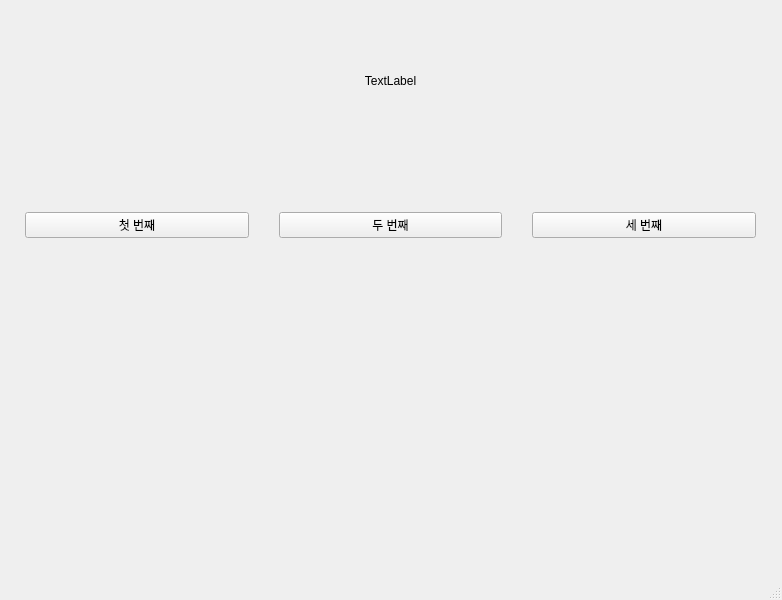
<?xml version="1.0" encoding="UTF-8"?>
<ui version="4.0">
 <class>MainWindow</class>
 <widget class="QMainWindow" name="MainWindow">
  <property name="geometry">
   <rect>
    <x>0</x>
    <y>0</y>
    <width>782</width>
    <height>600</height>
   </rect>
  </property>
  <property name="windowTitle">
   <string>MainWindow</string>
  </property>
  <widget class="QWidget" name="centralwidget">
   <widget class="QWidget" name="horizontalLayoutWidget">
    <property name="geometry">
     <rect>
      <x>0</x>
      <y>120</y>
      <width>781</width>
      <height>211</height>
     </rect>
    </property>
    <layout class="QHBoxLayout" name="horizontalLayout">
     <property name="spacing">
      <number>30</number>
     </property>
     <property name="leftMargin">
      <number>25</number>
     </property>
     <property name="rightMargin">
      <number>25</number>
     </property>
     <item>
      <widget class="QPushButton" name="pushButton_2">
       <property name="text">
        <string>첫 번째</string>
       </property>
       <property name="iconSize">
        <size>
         <width>20</width>
         <height>20</height>
        </size>
       </property>
      </widget>
     </item>
     <item>
      <widget class="QPushButton" name="pushButton">
       <property name="text">
        <string>두 번째</string>
       </property>
      </widget>
     </item>
     <item>
      <widget class="QPushButton" name="pushButton_3">
       <property name="text">
        <string>세 번째</string>
       </property>
      </widget>
     </item>
    </layout>
   </widget>
   <widget class="QLabel" name="label">
    <property name="geometry">
     <rect>
      <x>0</x>
      <y>60</y>
      <width>781</width>
      <height>41</height>
     </rect>
    </property>
    <property name="text">
     <string>TextLabel</string>
    </property>
    <property name="alignment">
     <set>Qt::AlignCenter</set>
    </property>
   </widget>
  </widget>
  <widget class="QMenuBar" name="menubar">
   <property name="geometry">
    <rect>
     <x>0</x>
     <y>0</y>
     <width>782</width>
     <height>26</height>
    </rect>
   </property>
  </widget>
  <widget class="QStatusBar" name="statusbar"/>
 </widget>
 <resources/>
 <connections>
  <connection>
   <sender>pushButton_2</sender>
   <signal>clicked()</signal>
   <receiver>MainWindow</receiver>
   <slot>firstClick()</slot>
   <hints>
    <hint type="sourcelabel">
     <x>139</x>
     <y>245</y>
    </hint>
    <hint type="destinationlabel">
     <x>174</x>
     <y>369</y>
    </hint>
   </hints>
  </connection>
  <connection>
   <sender>pushButton</sender>
   <signal>clicked()</signal>
   <receiver>MainWindow</receiver>
   <slot>secondClick()</slot>
   <hints>
    <hint type="sourcelabel">
     <x>340</x>
     <y>246</y>
    </hint>
    <hint type="destinationlabel">
     <x>424</x>
     <y>358</y>
    </hint>
   </hints>
  </connection>
  <connection>
   <sender>pushButton_3</sender>
   <signal>clicked()</signal>
   <receiver>MainWindow</receiver>
   <slot>thirdClick()</slot>
   <hints>
    <hint type="sourcelabel">
     <x>629</x>
     <y>252</y>
    </hint>
    <hint type="destinationlabel">
     <x>697</x>
     <y>363</y>
    </hint>
   </hints>
  </connection>
 </connections>
 <slots>
  <slot>firstClick()</slot>
  <slot>secondClick()</slot>
  <slot>thirdClick()</slot>
 </slots>
</ui>
